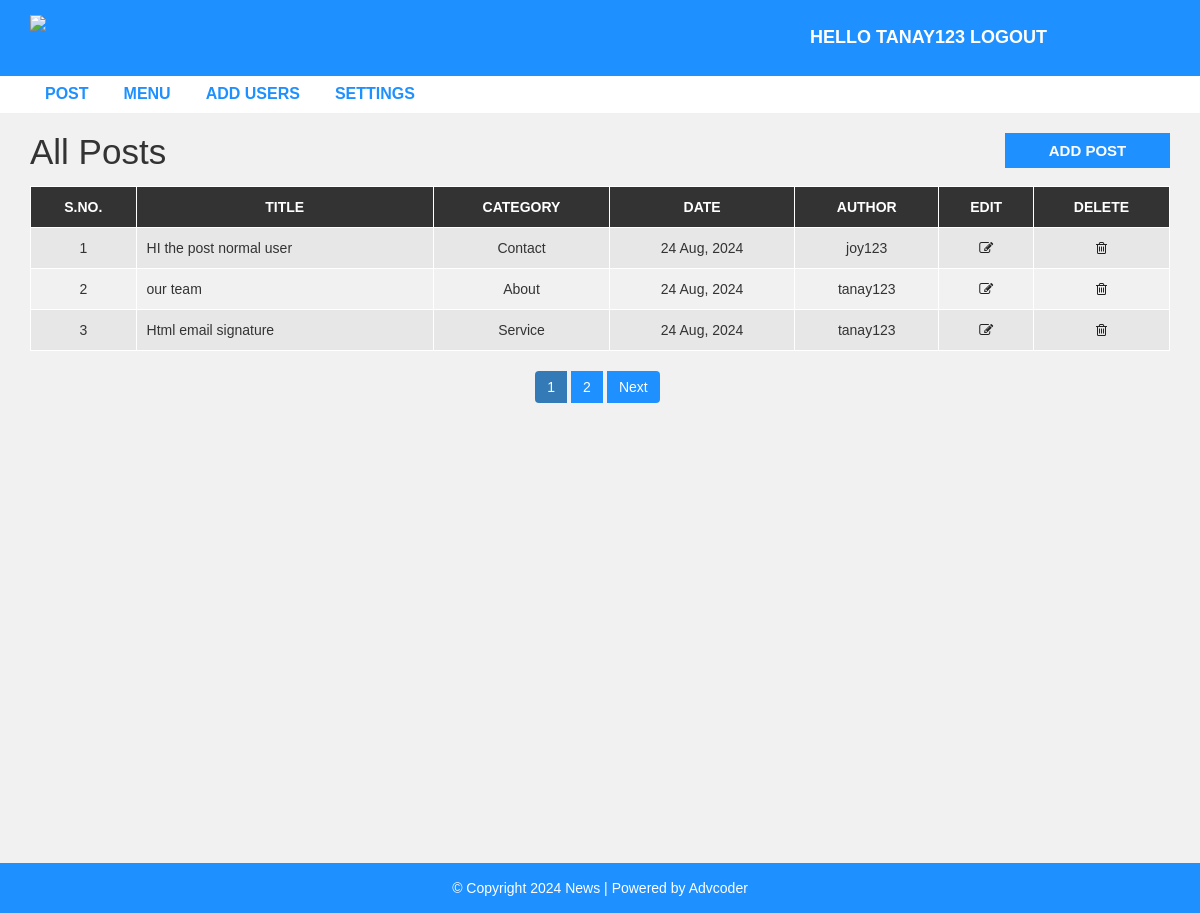
Page /admin/post.php (signed in) on the committed database.
### tables this page shows
CREATE TABLE `post` (
  `post_id` int(11) NOT NULL,
  `title` varchar(100) NOT NULL,
  `description` text NOT NULL,
  `category` varchar(100) NOT NULL,
  `post_date` varchar(50) NOT NULL,
  `author` int(11) NOT NULL,
  `post_img` varchar(100) NOT NULL
);

CREATE TABLE `category` (
  `category_id` int(11) NOT NULL,
  `category_name` varchar(100) NOT NULL,
  `post` int(11) NOT NULL DEFAULT 0
);

CREATE TABLE `user` (
  `user_id` int(10) UNSIGNED NOT NULL,
  `first_name` varchar(30) NOT NULL,
  `last_name` varchar(30) NOT NULL,
  `username` varchar(30) DEFAULT NULL,
  `password` varchar(40) DEFAULT NULL,
  `role` int(11) NOT NULL
);

### admin/post.php (the view, shortened to what this page needs)
<?php include "header.php"; ?>
  <div id="admin-content">
      <div class="container">
          <div class="row">
              <div class="col-md-10">
                  <h1 class="admin-heading">All Posts</h1>
              </div>
              <div class="col-md-2">
                  <a class="add-new" href="add-post.php">add post</a>
              </div>
              <div class="col-md-12">
                <?php
                  include "config.php";
                  $limit = 3;
                  if(isset($_GET['page'])){
                    $page = $_GET['page'];
                  }else{
                    $page = 1;
                  }
                  $offset = ($page - 1) * $limit;
                  if($_SESSION["user_role"] == '1'){
                    $sql = "SELECT post.post_id, post.title, post.description,post.post_date,
                    category.category_name,user.username,post.category FROM post
                    LEFT JOIN category ON post.category = category.category_id
                    LEFT JOIN user ON post.author = user.user_id
                    ORDER BY post.post_id DESC LIMIT {$offset},{$limit}";
                  }
                  $result = mysqli_query($conn, $sql) or die("Query Failed.");
                  if(mysqli_num_rows($result) > 0){
                ?>
                  <table class="content-table">
                      <thead>
                          <th>S.No.</th>
                          <th>Title</th>
                          <th>Category</th>
                          <th>Date</th>
                          <th>Author</th>
                          <th>Edit</th>
                          <th>Delete</th>
                      </thead>
                      <tbody>
                        <?php
                        $serial = $offset + 1;
                        while($row = mysqli_fetch_assoc($result)) {?>
                          <tr>
                              <td class='id'><?php echo $serial; ?></td>
                              <td><?php echo $row['title']; ?></td>
                              <td><?php echo $row['category_name']; ?></td>
                              <td><?php echo $row['post_date']; ?></td>
                              <td><?php echo $row['username']; ?></td>
                              <td class='edit'><a href='update-post.php?id=<?php echo $row['post_id']; ?>'><i class='fa fa-edit'></i></a></td>
                              <td class='delete'><a href='delete-post.php?id=<?php echo $row['post_id']; ?>&catid=<?php echo $row['category']; ?>'><i class='fa fa-trash-o'></i></a></td>
                          </tr>
                          <?php
                          $serial++;
                        } ?>
                      </tbody>
                  </table>
                  <?php
                }else {
                  echo "<h3>No Results Found.</h3>";
                }
                if($_SESSION["user_role"] == '1'){
                  $sql1 = "SELECT * FROM post";
                }elseif($_SESSION["user_role"] == '0'){
                  $sql1 = "SELECT * FROM post
                  WHERE author = {$_SESSION['user_id']}";
                }
                $result1 = mysqli_query($conn, $sql1) or die("Query Failed.");
                if(mysqli_num_rows($result1) > 0){
                  $total_records = mysqli_num_rows($result1);
                  $total_page = ceil($total_records / $limit);
                  echo '<ul class="pagination admin-pagination">';
                  for($i = 1; $i <= $total_page; $i++){
                    if($i == $page){
                      $active = "active";
                    }else{
                      $active = "";
                    }
                    echo '<li class="'.$active.'"><a href="post.php?page='.$i.'">'.$i.'</a></li>';
                  }
                  if($total_page > $page){
                    echo '<li><a href="post.php?page='.($page + 1).'">Next</a></li>';
                  }
                  echo '</ul>';
                }
                  ?>
              </div>
          </div>
      </div>
  </div>
<?php include "footer.php"; ?>

### admin/header.php (shortened to what this page needs)
<!DOCTYPE html>
<html lang="en">
    <head>
        <link rel="stylesheet" href="../css/bootstrap.min.css" />
        <link rel="stylesheet" href="../css/font-awesome.css">
        <link rel="stylesheet" href="../css/style.css">
    </head>
    <body>
        <div id="header-admin">
            <div class="container">
                <div class="row">
                    <div class="col-md-2">
                        <a href="post.php"><img class="logo" src="../img/logo.png"></a>
                    </div>
                    <div class="col-md-offset-6  col-md-3">
                        <a href="logout.php" class="admin-logout">Hello <?php echo $_SESSION["username"]; ?> logout</a>
                    </div>
                </div>
            </div>
        </div>
        <div id="admin-menubar">
            <div class="container">
                <div class="row">
                    <div class="col-md-12">
                       <ul class="admin-menu">
                            <li>
                                <a href="post.php">Post</a>
                            </li>
                            <?php
                              if($_SESSION["user_role"] == '1'){
                            ?>
                            <li>
                                <a href="category.php">Menu</a>
                            </li>
                            <li>
                                <a href="users.php">Add users</a>
                            </li>
                            <li>
                                <a href="settings.php">Settings</a>
                            </li>
                            <?php
                              }
                            ?>
                        </ul>
                    </div>
                </div>
            </div>
        </div>

### admin/footer.php
<div id ="footer">
    <div class="container">
        <div class="row">
            <div class="col-md-12">
                <span>© Copyright 2024 News | Powered by <a href="http://yahoobaba.net/">Advcoder</a></span>
            </div>
        </div>
    </div>
</div>
</body>
</html>

### css/style.css (style rules this page uses)
body { background: #f1f1f1; font-family: sans-serif,arial,Helvetica; }
a, a:hover, a:focus { text-decoration: none; outline: none; }
ul { margin:0; padding:0; list-style:none; }
img.logo { width: 100%; height: auto; display: block; }
#header-admin { background-color: #1E90FF; padding: 15px 0; }
#header-admin .admin-logout { margin: 10px 0; color: #fff; font-size: 18px; font-weight: 600; text-transform: uppercase; display: inline-block; }
#admin-menubar { background-color: #fff; }
#admin-menubar .admin-menu { font-size: 0; }
#admin-menubar .admin-menu li { display: inline-block; margin: 0 5px 0 0; }
#admin-menubar .admin-menu li a { color: #1E90FF; font-size: 16px; font-weight: 600; text-transform: uppercase; padding: 7px 15px; display: block; transition: all 0.3s; }
#admin-content { padding: 20px 0; min-height: 750px; }
#admin-content .admin-heading { font-size: 35px; margin: 0 0 15px; }
#admin-content .add-new { color: #fff; background-color: #1E90FF; font-size: 15px; font-weight: 600; text-align: center; text-transform: uppercase; padding: 7px 10px; display: block; transition: all 0.3s; }
#admin-content .content-table { border: 1px solid #000; width: 100%; margin: 0 0 20px; }
#admin-content .content-table thead { color: #fff; background-color: #333; }
#admin-content .content-table th { padding: 10px; border: 1px solid #fff; font-weight: 600; text-align: center; text-transform: uppercase; }
#admin-content .content-table tbody { color: #333; }
#admin-content .content-table tbody tr { background-color: #e7e7e7; }
#admin-content .content-table tbody tr:nth-child(even) { background-color: transparent; }
#admin-content .content-table tbody td { padding: 10px; border: 1px solid #fff; text-align: center; }
#admin-content .content-table tbody td:nth-child(2) { text-align: left; }
#admin-content .admin-pagination { margin: 0; }
#admin-content .admin-pagination li a { display: block; }
.id, .edit, .delete { text-align:center; }
.pagination { display: block; text-align: center; margin: 0; }
.pagination li { display:inline-block; margin: 0 5px 0 0; }
.pagination li a { border: none; background: #1e90ff; color: #fff; }
i.fa { color:#222; }
#footer { color: #fff; padding:15px 0; text-align:center; background-color:#1e90ff; }
#footer a { color:#fff; }

### rows in the picture
post: title "HI the post normal user", category.category_name "Contact", post_date "24 Aug, 2024", user.username "joy123"
post: title "our team", category.category_name "About", post_date "24 Aug, 2024", user.username "tanay123"
post: title "Html email signature", category.category_name "Service", post_date "24 Aug, 2024", user.username "tanay123"

### other values in the picture
$_SESSION["username"] "TANAY123"
